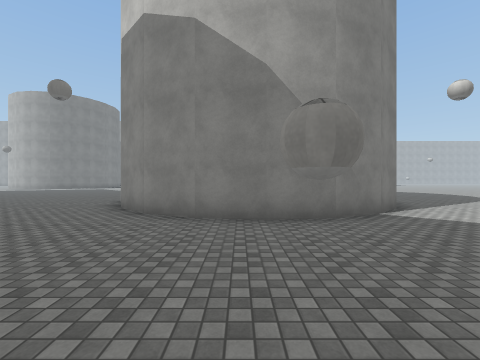
View 1 (above)

20 first-person views from a walk through a 3-D level made in the Unity game engine. The camera is 1.5 m above the floor, looks level and sees 90° across. The floor is counted in squares, 2 m on a side. Each view is taken from the middle of a square. On the plan, view 1 faces up. The plan holds only what a view shows up to about 9 squares ahead; the rest is blank. The place goes on beyond the plan. The player character is not drawn. Surface patterns are stand-ins for the level's own textures.

View 2
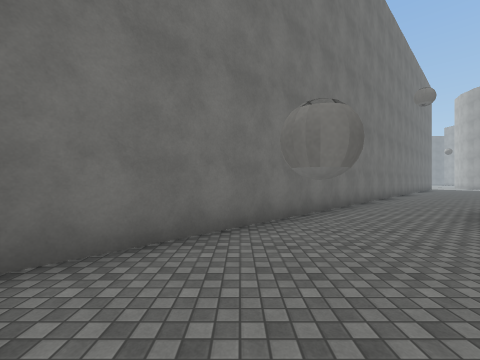

View 3
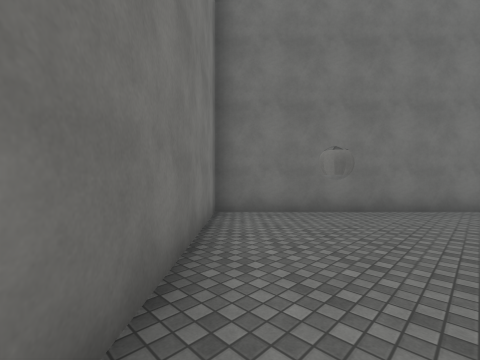

View 4
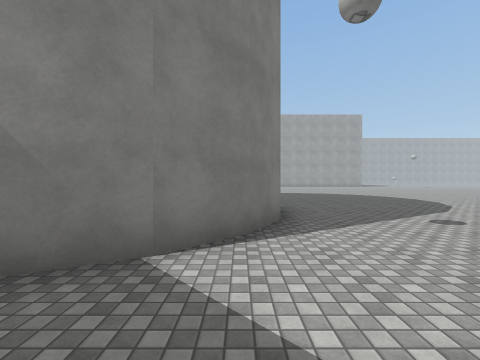

View 5
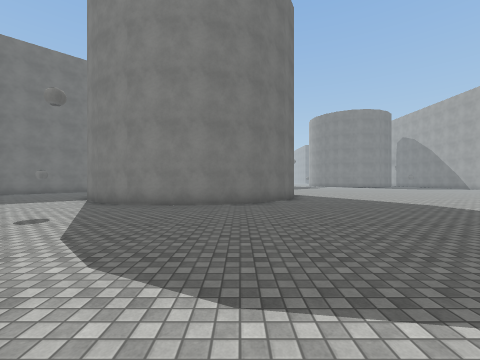

View 6
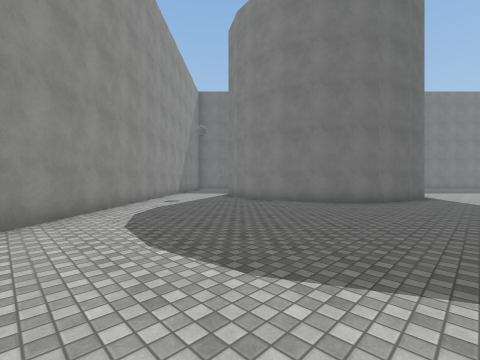

View 7
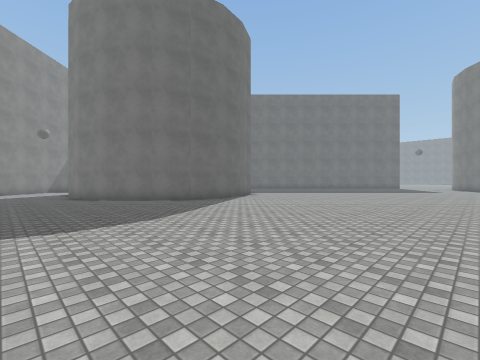

View 8
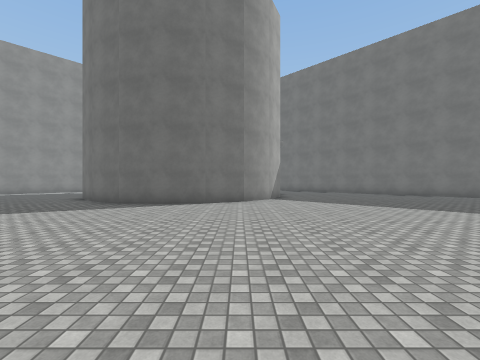

View 9
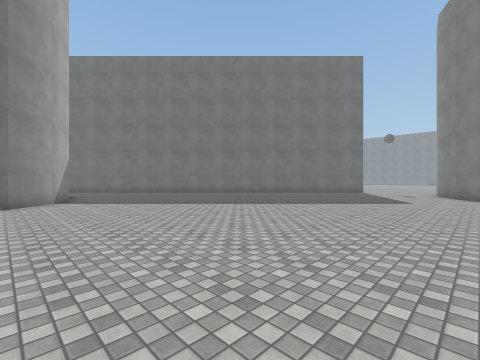

View 10
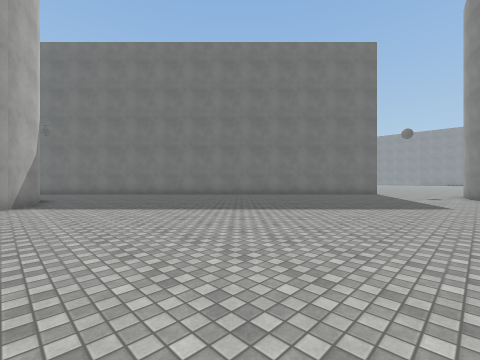

View 11
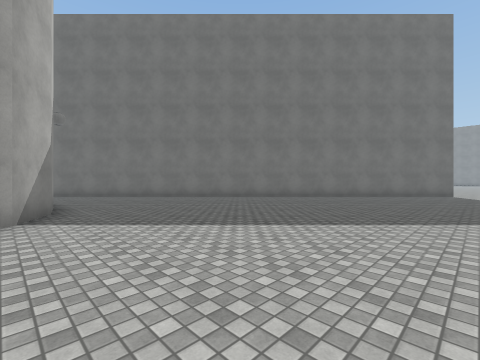

View 12
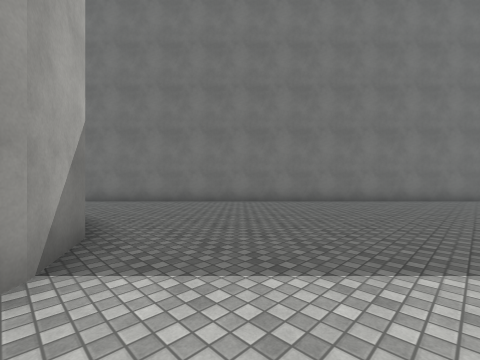

View 13
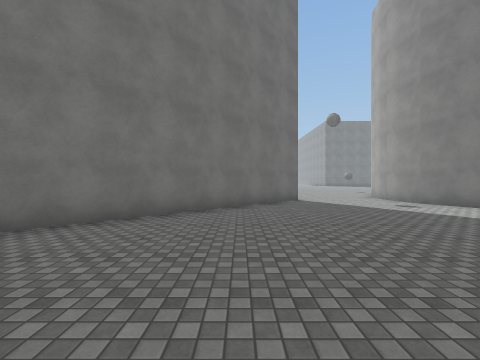

View 14
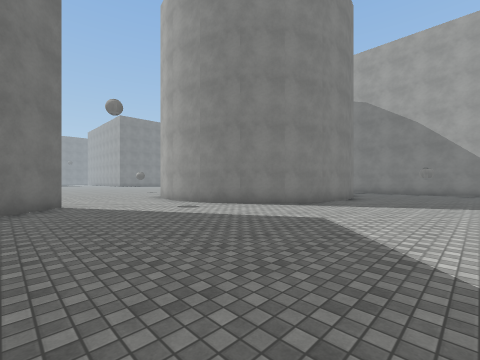

View 15
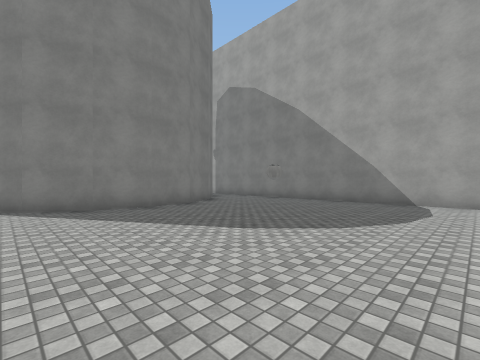

View 16
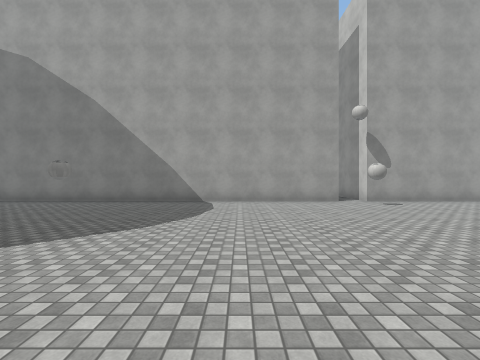

View 17
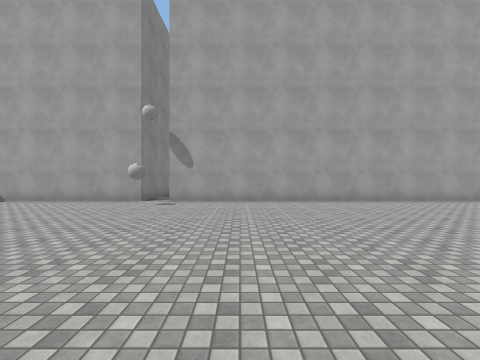

View 18
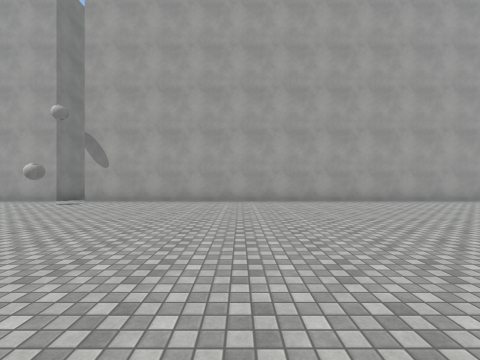

View 19
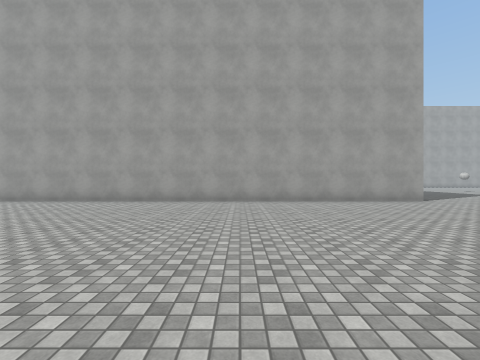

View 20
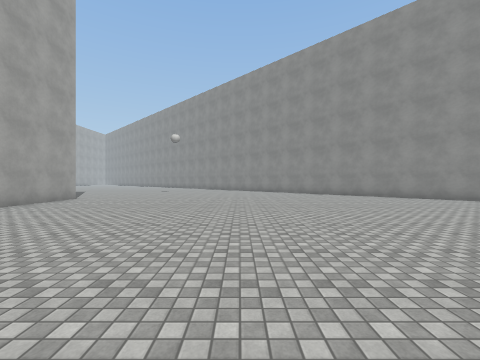

### Floor plan
Points are (right, up) in squares from view 1. A wall is a line through its corners. A room is listed if a view was taken in it or the views show most of it. See-through windows are left out.
Room 1 (views 1, 2)
walls: (1.9, 4.7) (0.5, 4.5) (-0.9, 4.7) (-2.1, 5.4) (-3.1, 6.3); (-6.7, 5.9) (0.5, -1.3) (4, 2.2)
ways out: opening at (-5.5, 7.5) to room 2; opening at (3.5, 3.5) to room 2
Room 2 (views 3, 4, 5, 6, 7, 8, 9, 10, 11, 12, 13, 14, 15, 16, 17, 18, 19, 20)
walls: (-2.5, 30) (-2.5, 29.5) (-14.5, 29.5); (-4, 9) (-3.8, 10.4) (-3.1, 11.6) (-2.1, 12.6) (-0.9, 13.3) (0.5, 13.5) (1.9, 13.3) (3.1, 12.6) (4.1, 11.6) (4.8, 10.4) (5, 9) (4.8, 7.6) (4.1, 6.4) (3.1, 5.4) (1.9, 4.7); (8, 6.2) (12, 10.2); (-13.2, 26.4) (-12.7, 25.4) (-12.5, 24) (-12.7, 22.6) (-13.4, 21.4) (-14.3, 20.4) (-15.6, 19.7) (-17, 19.5); (16.3, 14.5) (17, 15.2); (-17.1, 16.2) (-6.7, 5.9); (17.5, 29.5) (-1.5, 29.5) (-1.5, 30)
ways out: opening at (-5.5, 7.5) to room 1; opening at (3.5, 3.5) to room 1
objects: ball (-2, 28)

Positions as (right, up) in squares from view 1, and headings:
1: (0, 0), facing up
2: (2, 1), facing left
3: (4, 3), facing down-left
4: (4, 3), facing up
5: (12, 11), facing left
6: (12, 15), facing down-left
7: (7, 21), facing down-left
8: (-2, 21), facing down
9: (-2, 21), facing down-left
10: (-3, 20), facing down-left
11: (-3, 17), facing down-left
12: (-3, 14), facing down-left
13: (-8, 14), facing left
14: (-9, 15), facing up-left
15: (-6, 21), facing up-left
16: (-6, 21), facing up
17: (1, 21), facing up
18: (4, 21), facing up
19: (11, 21), facing up
20: (8, 23), facing right
